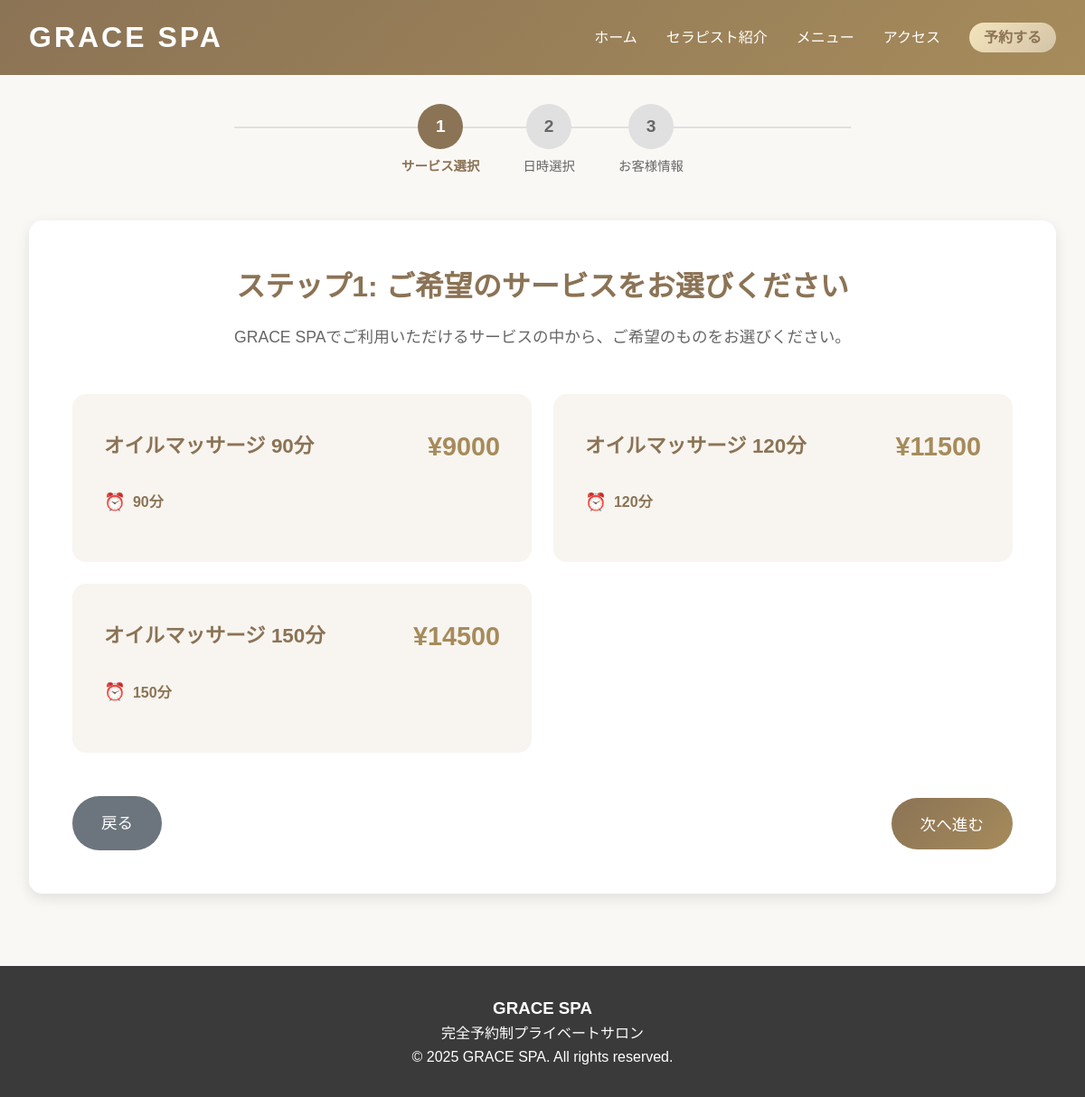
Page /booking/step1/ on the committed database.
### bookings/models.py (models this page shows, shortened)
class Service(models.Model):
    name = models.CharField('サービス名', max_length=100)
    duration_minutes = models.IntegerField('時間（分）')
    price = models.IntegerField('料金')
    description = models.TextField('説明', blank=True)
    is_active = models.BooleanField('有効', default=True)
    created_at = models.DateTimeField('作成日時', auto_now_add=True)
    class Meta:
        verbose_name = 'サービス'
        verbose_name_plural = 'サービス'

### bookings/views.py (the view)
# urls.py: path('booking/step1/', views.booking_step1, name='booking_step1'),  # サービス選択
def booking_step1(request):
    if request.method == 'POST':
        form = ServiceSelectionForm(request.POST)
        if form.is_valid():
            request.session['booking_service_id'] = form.cleaned_data['service'].id
            return redirect('bookings:booking_step2')
    else:
        form = ServiceSelectionForm()
    services = Service.objects.filter(is_active=True)
    context = {
        'form': form,
        'services': services,
        'title': 'ステップ1: サービス選択 - GRACE SPA',
        'step': 1,
        'total_steps': 3
    }
    return render(request, 'bookings/step1_service.html', context)

### templates/bookings/step1_service.html (shortened to what this page needs)
{% extends 'base.html' %}
{% block content %}
<div class="booking-steps-container">
    <div class="container">
        <div class="progress-container">
            <div class="progress-bar">
                <div class="step active">
                    <div class="step-number">1</div>
                    <div class="step-label">サービス選択</div>
                </div>
                <div class="step">
                    <div class="step-number">2</div>
                    <div class="step-label">日時選択</div>
                </div>
                <div class="step">
                    <div class="step-number">3</div>
                    <div class="step-label">お客様情報</div>
                </div>
            </div>
        </div>
        <div class="step-content">
            <h1>ステップ1: ご希望のサービスをお選びください</h1>
            <p class="step-description">
                GRACE SPAでご利用いただけるサービスの中から、ご希望のものをお選びください。
            </p>
            <form method="post" class="service-selection-form">
                <div class="services-grid">
                    {% for service in services %}
                    <div class="service-option">
                        <label for="service_{{ service.id }}" class="service-card">
                            <div class="service-header">
                                <h3>{{ service.name }}</h3>
                                <div class="service-price">¥{{ service.price|floatformat:0 }}</div>
                            </div>
                            <div class="service-details">
                                <div class="service-duration">
                                    <span class="icon">⏰</span>
                                    {{ service.duration_minutes }}分
                                </div>
                            </div>
                        </label>
                    </div>
                    {% endfor %}
                </div>
                <div class="form-actions">
                    <a href="{% url 'website:home' %}" class="btn btn-secondary">戻る</a>
                    <button type="submit" class="btn btn-primary">次へ進む</button>
                </div>
            </form>
        </div>
    </div>
</div>
{% endblock %}

### templates/base.html (style rules this page uses)
* { margin: 0; padding: 0; box-sizing: border-box; }
body { font-family: 'Noto Sans JP', sans-serif; line-height: 1.6; color: #3a3a3a; background-color: #faf8f5; }
.container { max-width: 1200px; margin: 0 auto; padding: 0 2rem; }

### templates/bookings/step1_service.html (style rules this page uses)
.booking-steps-container { padding: 2rem 0; min-height: 80vh; background: #faf8f5; }
.progress-container { margin-bottom: 3rem; }
.progress-bar { display: flex; justify-content: center; align-items: center; gap: 3rem; position: relative; }
.progress-bar::before { content: ''; position: absolute; top: 25px; left: 50%; transform: translateX(-50%); width: 60%; height: 2px; background: #e0e0e0; z-index: 1; }
.step { display: flex; flex-direction: column; align-items: center; position: relative; z-index: 2; }
.step-number { width: 50px; height: 50px; border-radius: 50%; background: #e0e0e0; color: #666; display: flex; align-items: center; justify-content: center; font-weight: bold; font-size: 1.2rem; margin-bottom: 0.5rem; transition: all 0.3s; }
.step.active .step-number { background: #8b7355; color: white; }
.step-label { font-size: 0.9rem; color: #666; text-align: center; }
.step.active .step-label { color: #8b7355; font-weight: bold; }
.step-content { background: white; padding: 3rem; border-radius: 15px; box-shadow: 0 5px 15px rgba(0,0,0,0.1); }
.step-content h1 { color: #8b7355; text-align: center; margin-bottom: 1rem; font-size: 2rem; }
.step-description { text-align: center; color: #666; margin-bottom: 3rem; font-size: 1.1rem; }
.services-grid { display: grid; grid-template-columns: repeat(auto-fit, minmax(350px, 1fr)); gap: 1.5rem; margin-bottom: 3rem; }
.service-option { position: relative; }
.service-card { display: block; background: #f8f5f0; border: 3px solid transparent; border-radius: 15px; padding: 2rem; cursor: pointer; transition: all 0.3s; position: relative; height: 100%; }
.service-header { display: flex; justify-content: space-between; align-items: center; margin-bottom: 1.5rem; }
.service-header h3 { color: #8b7355; margin: 0; font-size: 1.4rem; }
.service-price { font-size: 1.8rem; font-weight: bold; color: #a68b5b; }
.service-details { color: #555; }
.service-duration { display: flex; align-items: center; gap: 0.5rem; margin-bottom: 1rem; font-weight: bold; color: #8b7355; }
.service-duration .icon { font-size: 1.2rem; }
.form-actions { text-align: center; display: flex; justify-content: space-between; align-items: center; }
.btn { padding: 1rem 2rem; border: none; border-radius: 50px; font-size: 1.1rem; text-decoration: none; cursor: pointer; transition: all 0.3s; display: inline-block; }
.btn-primary { background: linear-gradient(135deg, #8b7355 0%, #a68b5b 100%); color: white; }
.btn-secondary { background: #6c757d; color: white; }

### rows in the picture
Service: name "オイルマッサージ 90分", price "9000", duration_minutes "90"
Service: name "オイルマッサージ 120分", price "11500", duration_minutes "120"
Service: name "オイルマッサージ 150分", price "14500", duration_minutes "150"
